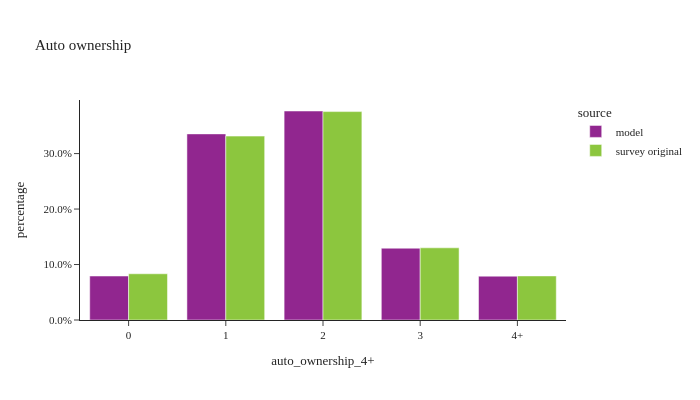

Notebook source saved alongside this figure:
### Markdown cell above
## Auto ownership across all households

### Code cell
util.plot_share_barchart(hh_data, 'hh_weight', 'auto_ownership_4+', title="Auto ownership")

### Figure 1 — Plotly figure (JSON) as saved in the notebook; plotly's stock layout.template omitted (floating-point values rounded to 4 significant figures)
{"data": [{"alignmentgroup": "True", "customdata": [[137600.0, 137600.0], [582400.0, 582400.0], [654000.0, 654000.0], [224700.0, 224700.0], [137200.0, 137200.0]], "hovertemplate": "source=model<br>auto_ownership_4+=%{x}<br>percentage=%{y}<br>weighted_sum=%{customdata[0]}<br>sample_size=%{customdata[1]}<extra></extra>", "legendgroup": "model", "marker": {"color": "#91268F", "pattern": {"shape": ""}}, "name": "model", "offsetgroup": "model", "orientation": "v", "showlegend": true, "textposition": "auto", "type": "bar", "x": ["0", "1", "2", "3", "4+"], "xaxis": "x", "y": [0.07927, 0.3355, 0.3767, 0.1294, 0.07904], "yaxis": "y"}, {"alignmentgroup": "True", "customdata": [[144400.0, 639.0], [574600.0, 1694.0], [651200.0, 1114.0], [225500.0, 289.0], [137700.0, 134.0]], "hovertemplate": "source=survey original<br>auto_ownership_4+=%{x}<br>percentage=%{y}<br>weighted_sum=%{customdata[0]}<br>sample_size=%{customdata[1]}<extra></extra>", "legendgroup": "survey original", "marker": {"color": "#8CC63E", "pattern": {"shape": ""}}, "name": "survey original", "offsetgroup": "survey original", "orientation": "v", "showlegend": true, "textposition": "auto", "type": "bar", "x": ["0", "1", "2", "3", "4+"], "xaxis": "x", "y": [0.08331, 0.3315, 0.3757, 0.1301, 0.07944], "yaxis": "y"}], "layout": {"barmode": "group", "height": 400, "legend": {"title": {"text": "source"}, "tracegroupgap": 0}, "title": {"text": "Auto ownership"}, "width": 700, "xaxis": {"anchor": "y", "domain": [0.0, 1.0], "title": {"text": "auto_ownership_4+"}}, "yaxis": {"anchor": "x", "domain": [0.0, 1.0], "tickformat": ".1%", "title": {"text": "percentage"}}}}
